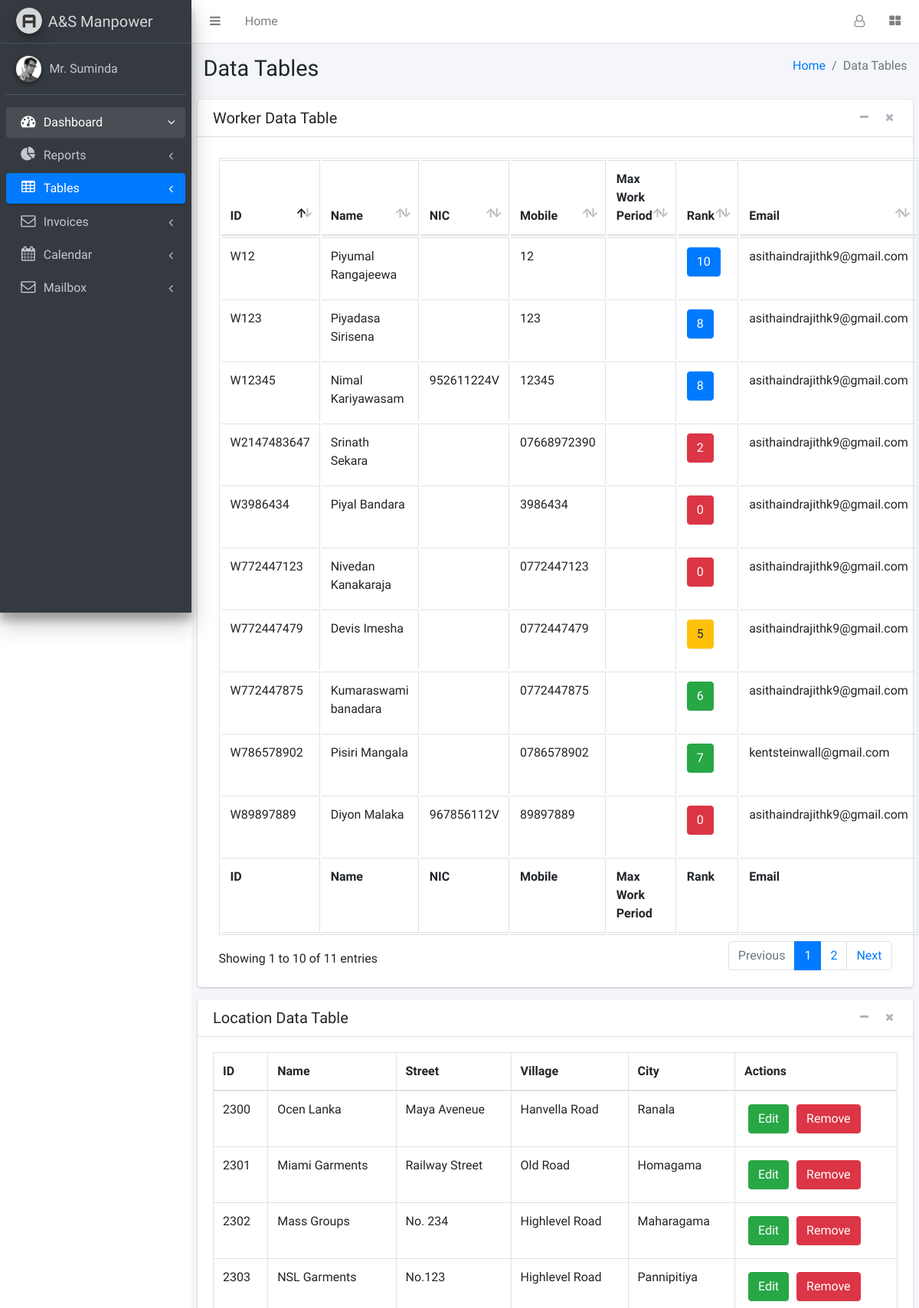
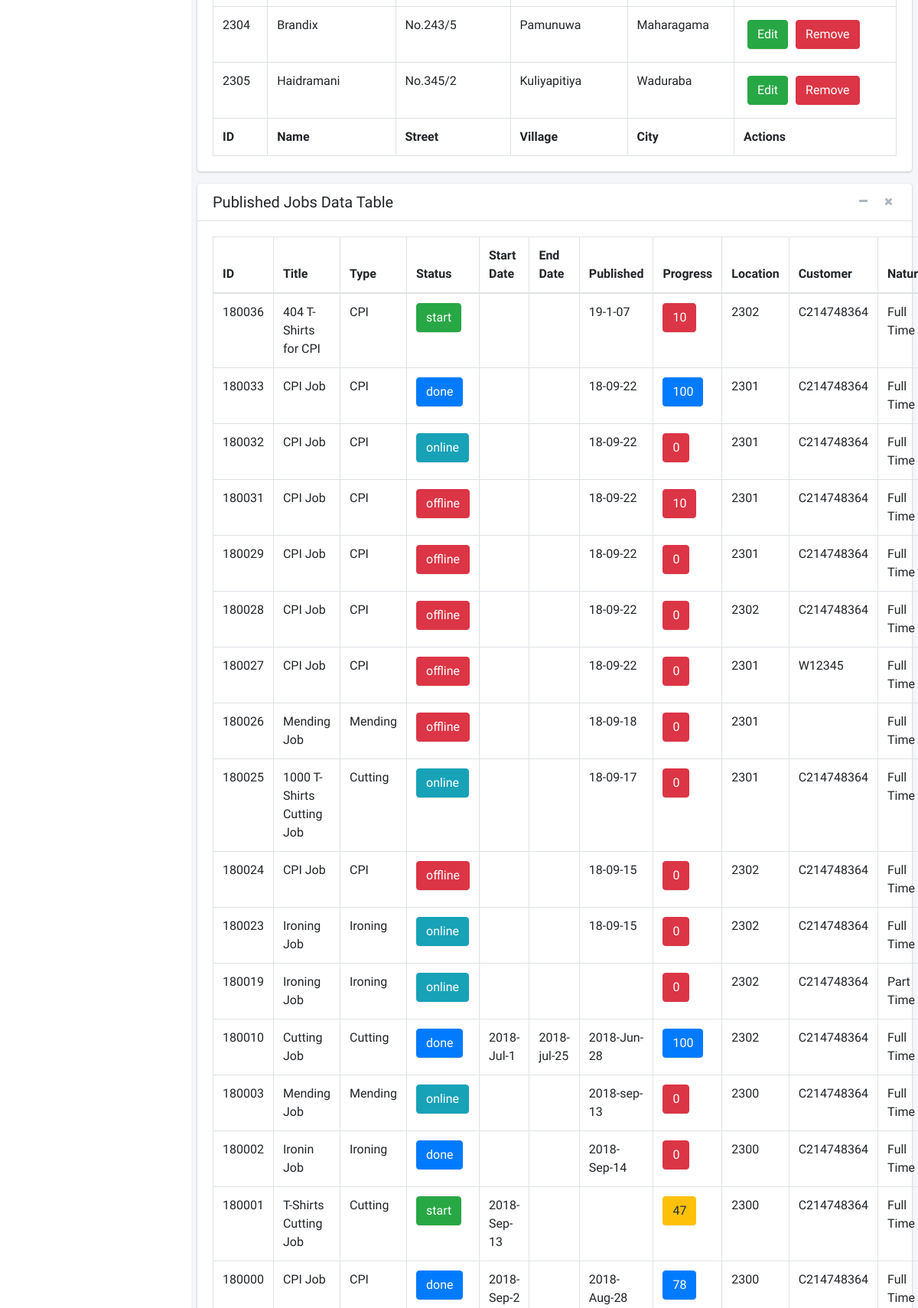
The page /pages/others/tables/data.php (upper part) on the database its author committed (2 pictures, top to bottom).
### tables this page shows
CREATE TABLE `worker` (
  `workerID` varchar(45) NOT NULL,
  `workerName` varchar(45) DEFAULT NULL,
  `workerNIC` varchar(45) DEFAULT NULL,
  `workerPhone` varchar(45) DEFAULT NULL,
  `workerMaxWorkPeriod` varchar(45) DEFAULT NULL,
  `workerRank` int(10) DEFAULT '0',
  `workerEmail` varchar(45) DEFAULT NULL,
  `workerStatus` varchar(45) DEFAULT NULL,
  `workerImage` varchar(5000) DEFAULT NULL
);

CREATE TABLE `location` (
  `locID` int(11) NOT NULL,
  `locName` varchar(45) DEFAULT NULL,
  `locStreet` varchar(45) DEFAULT NULL,
  `locVillage` varchar(45) DEFAULT NULL,
  `locCity` varchar(45) DEFAULT NULL
);

CREATE TABLE `supplier_job` (
  `jobID` int(11) NOT NULL,
  `jobTitle` varchar(45) DEFAULT NULL,
  `jobType` varchar(45) DEFAULT NULL,
  `jobCount` int(11) DEFAULT NULL,
  `workerCount` int(11) NOT NULL,
  `jobPeriod` int(45) DEFAULT NULL,
  `jobStatus` varchar(45) DEFAULT 'offline',
  `jobStart` varchar(45) DEFAULT NULL,
  `jobEnd` varchar(45) DEFAULT NULL,
  `jobPublished` varchar(100) DEFAULT NULL,
  `jobProgress` int(45) DEFAULT '0',
  `supID` varchar(45) NOT NULL,
  `locationID` int(11) NOT NULL,
  `comID` varchar(100) DEFAULT NULL,
  `jobNature` varchar(10) NOT NULL DEFAULT 'Full Time',
  `workersJoined` int(10) NOT NULL DEFAULT '0',
  `jobRatings` int(10) NOT NULL DEFAULT '0',
  `jobPrice` int(11) NOT NULL DEFAULT '0',
  `comJobID` int(11) NOT NULL DEFAULT '0'
);

### pages/query_boxes/supplier_view_s_jobs.php (the view)
<?php
    $query="SELECT * FROM supplier_job ORDER BY jobID DESC";
    $result=mysqli_query($conn,$query);
    if(mysqli_num_rows($result)>0){
        while($row=mysqli_fetch_assoc($result)){
            $rank="danger";
            if($row['jobProgress']>75){
                $rank="primary";
            }else if($row['jobProgress']>50){
                $rank="success";
            }else if($row['jobProgress']>25){
                $rank="warning";
            }
            $status="danger";
            if($row['jobStatus']=='online'){
                $status="info";
            }else if($row['jobStatus']=='start'){
                $status="success";
            }else if($row['jobStatus']=='pending'){
                $status="warning";
            }else if($row['jobStatus']=='done'){
                $status="primary";
            }
            echo "<tr>
                  <td>".$row['jobID']."</td>
                  <td>".$row['jobTitle']."</td>
                  <td>".$row['jobType']."</td>
                  <td><lable class='btn btn-".$status."'>".$row['jobStatus']."</lable></td>
                  <td>".$row['jobStart']."</td>
                  <td>".$row['jobEnd']."</td>
                  <td>".$row['jobPublished']."</td>
                  <td><lable class='btn btn-".$rank."'>".$row['jobProgress']."</lable></td>
                  <td>".$row['locationID']."</td>
                  <td>".$row['comID']."</td>
                  <td>".$row['jobNature']."</td>
                  <td>".$row['workersJoined']."</td>
                  <td>".$row['jobRatings']."</td>
                  <td>
                  </td>
                </tr>";
        }
    }
?>

### pages/query_boxes/supplier_view_workers.php
<?php
    $query="SELECT * FROM worker";
    $result=mysqli_query($conn,$query);
    if(mysqli_num_rows($result)>0){
        while($row=mysqli_fetch_assoc($result)){
            $rank="danger";
            if($row['workerRank']>7){
                $rank="primary";
            }else if($row['workerRank']>5){
                $rank="success";
            }else if($row['workerRank']>3){
                $rank="warning";
            }
            $status="success";
            if($row['workerStatus']!='online'){
                $status="danger";
            }
            echo "<tr>
                  <td>".$row['workerID']."</td>
                  <td>".$row['workerName']."</td>
                  <td>".$row['workerNIC']."</td>
                  <td>".$row['workerPhone']."</td>
                  <td>".$row['workerMaxWorkPeriod']."</td>
                  <td><lable class='btn btn-".$rank."'>".$row['workerRank']."</lable></td>
                  <td>".$row['workerEmail']."</td>
                  <td><lable class='btn btn-".$status."'>".$row['workerStatus']."</lable></td>
                  <td>
                    <div style='text-align:right'>
                            <form action='../../query_boxes/supplier_remove_worker.php' autocomplete='on' method='POST'>
                                <div class='form-group'>
                                    <input style='display:none' type='text' value='".$row['workerID']."' name='workerID' required>
                                    <input type='submit' class='form-control btn btn-danger' value='Remove' name='removeWorker' required>
                                </div>
                            </form>
                        </div>
                  </td>
                </tr>";
        }
    }
?>

### pages/query_boxes/locations_view.php (shortened to what this page needs)
<?php
    $queryLoc="SELECT * FROM location LIMIT 10";
    $resultLoc=mysqli_query($conn,$queryLoc);
    if(mysqli_num_rows($resultLoc)>0){
        while($rowLoc=mysqli_fetch_assoc($resultLoc)){
            echo "<tr>
                  <td>".$rowLoc['locID']."</td>
                  <td>".$rowLoc['locName']."</td>
                  <td>".$rowLoc['locStreet']."</td>
                  <td>".$rowLoc['locVillage']."</td>
                  <td>".$rowLoc['locCity']."</td>
                  <td><button style='margin:5px' class='btn btn-success' data-target='#".$rowLoc['locID']."' data-toggle='modal'>Edit</button><button style='margin:5px' class='btn btn-danger' data-target='#cancle".$rowLoc['locID']."' data-toggle='modal'>Remove</button></td>";
        }
    }
?>

### rows shown on the page
worker: workerID "W12", workerName "Piyumal Rangajeewa", workerPhone "12", workerRank "10", workerEmail "asithaindrajithk9@gmail.com"
worker: workerID "W123", workerName "Piyadasa Sirisena", workerPhone "123", workerRank "8", workerEmail "asithaindrajithk9@gmail.com"
worker: workerID "W12345", workerName "Nimal Kariyawasam", workerNIC "952611224V", workerPhone "12345", workerRank "8", workerEmail "asithaindrajithk9@gmail.com"
worker: workerID "W2147483647", workerName "Srinath Sekara", workerPhone "07668972390", workerRank "2", workerEmail "asithaindrajithk9@gmail.com"
worker: workerID "W3986434", workerName "Piyal Bandara", workerPhone "3986434", workerRank "0", workerEmail "asithaindrajithk9@gmail.com"
worker: workerID "W772447123", workerName "Nivedan Kanakaraja", workerPhone "0772447123", workerRank "0", workerEmail "asithaindrajithk9@gmail.com"
worker: workerID "W772447479", workerName "Devis Imesha", workerPhone "0772447479", workerRank "5", workerEmail "asithaindrajithk9@gmail.com"
worker: workerID "W772447875", workerName "Kumaraswami banadara", workerPhone "0772447875", workerRank "6", workerEmail "asithaindrajithk9@gmail.com"
worker: workerID "W786578902", workerName "Pisiri Mangala", workerPhone "0786578902", workerRank "7", workerEmail "kentsteinwall@gmail.com"
worker: workerID "W89897889", workerName "Diyon Malaka", workerNIC "967856112V", workerPhone "89897889", workerRank "0", workerEmail "asithaindrajithk9@gmail.com"
location: locID "2300", locName "Ocen Lanka", locStreet "Maya Aveneue", locVillage "Hanvella Road", locCity "Ranala"
location: locID "2301", locName "Miami Garments", locStreet "Railway Street", locVillage "Old Road", locCity "Homagama"
location: locID "2302", locName "Mass Groups", locStreet "No. 234", locVillage "Highlevel Road", locCity "Maharagama"
location: locID "2303", locName "NSL Garments", locStreet "No.123", locVillage "Highlevel Road", locCity "Pannipitiya"
location: locID "2304", locName "Brandix", locStreet "No.243/5", locVillage "Pamunuwa", locCity "Maharagama"
location: locID "2305", locName "Haidramani", locStreet "No.345/2", locVillage "Kuliyapitiya", locCity "Waduraba"
supplier_job: jobID "180036", jobTitle "404 T-Shirts for CPI", jobType "CPI", jobStatus "start", jobPublished "19-1-07", jobProgress "10", locationID "2302", comID "C214748364", jobNature "Full Time"
supplier_job: jobID "180033", jobTitle "CPI Job", jobType "CPI", jobStatus "done", jobPublished "18-09-22", jobProgress "100", locationID "2301", comID "C214748364", jobNature "Full Time"
supplier_job: jobID "180032", jobTitle "CPI Job", jobType "CPI", jobStatus "online", jobPublished "18-09-22", jobProgress "0", locationID "2301", comID "C214748364", jobNature "Full Time"
supplier_job: jobID "180031", jobTitle "CPI Job", jobType "CPI", jobStatus "offline", jobPublished "18-09-22", jobProgress "10", locationID "2301", comID "C214748364", jobNature "Full Time"
supplier_job: jobID "180029", jobTitle "CPI Job", jobType "CPI", jobStatus "offline", jobPublished "18-09-22", jobProgress "0", locationID "2301", comID "C214748364", jobNature "Full Time"
supplier_job: jobID "180028", jobTitle "CPI Job", jobType "CPI", jobStatus "offline", jobPublished "18-09-22", jobProgress "0", locationID "2302", comID "C214748364", jobNature "Full Time"
supplier_job: jobID "180027", jobTitle "CPI Job", jobType "CPI", jobStatus "offline", jobPublished "18-09-22", jobProgress "0", locationID "2301", comID "W12345", jobNature "Full Time"
supplier_job: jobID "180026", jobTitle "Mending Job", jobType "Mending", jobStatus "offline", jobPublished "18-09-18", jobProgress "0", locationID "2301", jobNature "Full Time"
supplier_job: jobID "180025", jobTitle "1000 T-Shirts Cutting Job", jobType "Cutting", jobStatus "online", jobPublished "18-09-17", jobProgress "0", locationID "2301", comID "C214748364", jobNature "Full Time"
supplier_job: jobID "180024", jobTitle "CPI Job", jobType "CPI", jobStatus "offline", jobPublished "18-09-15", jobProgress "0", locationID "2302", comID "C214748364", jobNature "Full Time"
supplier_job: jobID "180023", jobTitle "Ironing Job", jobType "Ironing", jobStatus "online", jobPublished "18-09-15", jobProgress "0", locationID "2302", comID "C214748364", jobNature "Full Time"
supplier_job: jobID "180019", jobTitle "Ironing Job", jobType "Ironing", jobStatus "online", jobProgress "0", locationID "2302", comID "C214748364", jobNature "Part Time"
supplier_job: jobID "180010", jobTitle "Cutting Job", jobType "Cutting", jobStatus "done", jobStart "2018-Jul-1", jobEnd "2018-jul-25", jobPublished "2018-Jun-28", jobProgress "100", locationID "2302", comID "C214748364", jobNature "Full Time"
supplier_job: jobID "180003", jobTitle "Mending Job", jobType "Mending", jobStatus "online", jobPublished "2018-sep-13", jobProgress "0", locationID "2300", comID "C214748364", jobNature "Full Time"
supplier_job: jobID "180002", jobTitle "Ironin Job", jobType "Ironing", jobStatus "done", jobPublished "2018-Sep-14", jobProgress "0", locationID "2300", comID "C214748364", jobNature "Full Time"
supplier_job: jobID "180001", jobTitle "T-Shirts Cutting Job", jobType "Cutting", jobStatus "start", jobStart "2018-Sep-13", jobProgress "47", locationID "2300", comID "C214748364", jobNature "Full Time"
supplier_job: jobID "180000", jobTitle "CPI Job", jobType "CPI", jobStatus "done", jobStart "2018-Sep-2", jobPublished "2018-Aug-28", jobProgress "78", locationID "2300", comID "C214748364", jobNature "Full Time"
